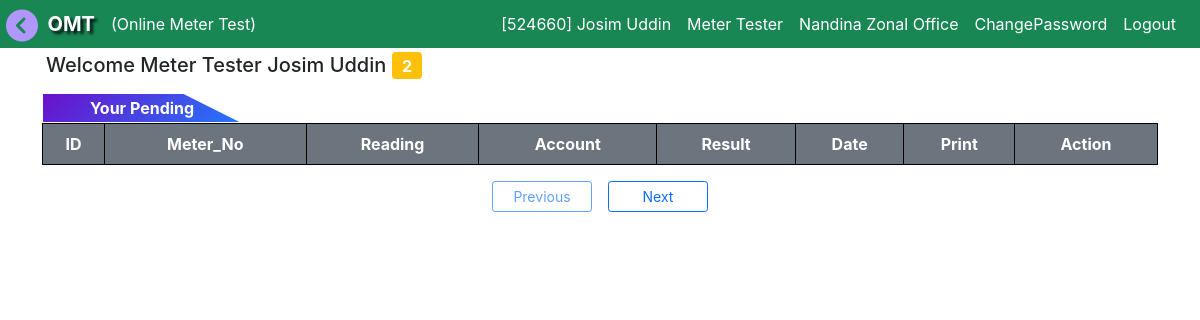
/mt_dashboard/ (signed in), run on the app's committed database.
### accounts/models.py (models this page shows, shortened)
class CustomUser(AbstractUser):
    ROLE_CHOICES = (
        ('admin', 'Admin'),
        ('MT', 'MT'),
        ('MTS', 'MTS'),
        ('IT', 'IT'),
        ('AGM', 'AGM'),
        ('DGM', 'DGM'),
        ('BS', 'BS'),
        ('BA', 'BA'),
        ('JE', 'JE'),
        ('LT', 'LT'),
        ('LM', 'LM'),
        ('user', 'User'),
    )
    username = models.CharField(max_length=100, unique=True)
    role = models.CharField(max_length=10, choices=ROLE_CHOICES, default='user')
    office = models.ForeignKey(Office, on_delete=models.CASCADE, null=True, blank=True)
    mobile = models.CharField(max_length=30, unique=True, blank=True, null=True)
    designation = models.ForeignKey(Designation, on_delete=models.SET_NULL, null=True, blank=True)
    training_id = models.CharField(max_length=30, unique=True, blank=True, null=True)
    date = models.DateField(auto_now_add=False, auto_now=False, default=today)
    sign_image = models.ImageField(upload_to='images/', null=True, blank=True)
    updated_by = models.CharField(max_length=100, blank=True, null=True)
    password_changed_at = models.DateTimeField(auto_now=True)  # Auto-updates on save
    def save(self, *args, **kwargs):
        if self.pk:
            original_user = CustomUser.objects.get(pk=self.pk)
            if original_user.password != self.password:
                self.password_changed_at = timezone.now()
        super().save(*args, **kwargs)

class Designation(models.Model):
    title = models.CharField(max_length=50, null=True, blank=True)
    details = models.CharField(max_length=50, null=True, blank=True)
    def __str__(self):
    	return self.title

class Office(models.Model):
	pbs = models.ForeignKey(Pbs, on_delete=models.CASCADE, blank=True, null=True)
	office_name =  models.CharField(max_length=255, null=True, blank=True)
	office_code = models.CharField(max_length=10, null=True, default="0")
	catagory = models.CharField(max_length=150, blank=True, null=True, choices= item_choice)
	updated_by = models.CharField(max_length=100, blank=True, null=True)

### accounts/decorators.py (the view)
        def _wrapped_view(request, *args, **kwargs):
            if request.user.role in allowed_roles:
                return view_func(request, *args, **kwargs)
            elif request.headers.get('x-requested-with') == 'XMLHttpRequest':
                print("ooooooooooooo")
                data = {"status":"failed", "message":"দুঃখিত, এই পরিবর্তনটি করতে আপনি অনুমতি প্রাপ্ত নন।"}
                return JsonResponse(data, safe=False)
            else:
            	raise PermissionDenied

### dashboard/views.py (called while the page is built, shortened)
@login_required
@role_required(['admin', 'MT', 'MTS']) 			#For user Group test
def mt_dashboard(request):
    if request.method == "GET":
        page = int(request.GET.get('page', 1))  # Get the requested page number or default to 1
        posts = Test_Data.objects.filter(
            office=request.user.office,
            checked_by__isnull=True
        ).order_by('-id')
        pending_qty = posts.count()
        content_per_page = 10
        paginator_obj = Paginator(posts, content_per_page)
        try:
            post_page = paginator_obj.page(page)
        except EmptyPage:
            post_page = paginator_obj.page(paginator_obj.num_pages)  # Return the last page if out of range
        context = {
            "posts": post_page,
            "pending_qty": pending_qty
        }
        return render(request, 'dashboard/mt_dashboard.html', context)

### dashboard/templates/dashboard/mt_dashboard.html (shortened to what this page needs)
{% extends 'base.html' %}
{% load static %}
{% block content %}
<div class="container">
  <div class="h5 p-1">Welcome {{request.user.designation}} {{request.user.get_full_name}} <span id="pending_qty" class="badge bg-warning mr-5 fs-6 ms-auto">{{pending_qty}}</span></div>
  <span class="trapezium">
        Your Pending
    </span>
    <div class="table-responsive w-100">
      <table class="table-custom w-100">
        <thead>
            <tr>
                <th scope="col" class="py-2">ID</th>
                <th scope="col" class="py-2">Meter_No</th>
                <th scope="col" class="py-2">Reading</th>
                <th scope="col" class="py-2">Account</th>
                <th scope="col" class="py-2">Result</th>
                <th scope="col" class="py-2">Date</th>
                <th scope="col" class="py-2">Print</th>
                <th scope="col" class="py-2">Action</th>
            </tr>
        </thead>
    </table>
  </div>
  <div id="pagination" class="mt-3  align-items-center">
      <button id="prev" class="btn btn-outline-primary btn-sm" disabled>Previous</button>
      <button id="next" class="btn btn-outline-primary btn-sm">Next</button>
  </div>
</div>
{% endblock %}

### templates/navbar.html (shortened to what this page needs)
<nav class="navbar navbar-expand-sm navbar-dark bg-success text-white justify-content-end p-1" id="navbar">
  <div class="container-fluid">
    &nbsp; &nbsp; &nbsp; &nbsp;<span class="navbar-brand"><b style="text-shadow: 3px 3px 3px rgba(0, 0, 10, 0.9);">OMT</b></span>
    <div class="collapse navbar-collapse" id="navbarSupportedContent">
      {% if user.is_authenticated %}
        {% if role == 'MT' or role == 'MTS' %}
      <ul class="navbar-nav me-auto">
        <li class="nav-item dropdown">
          <span class="nav-link dropdown-toggle" href="#" id="navbarDropdown" role="button" data-bs-toggle="dropdown" aria-expanded="false">
            Test Data
          </span>
          <ul class="dropdown-menu" aria-labelledby="navbarDropdown">
            <li><a class="dropdown-item" href="{% url 'test_input' %}">New Test</a></li>
            <li><a class="dropdown-item" href="{% url 'test_report_multi' %}">Test Report</a></li>
            <li><a class="dropdown-item" href="{% url 'test_report_multi_search' %}">Search</a></li>
          </ul>
        </li>
        <li class="nav-item dropdown">
          <span class="nav-link dropdown-toggle" href="#" id="navbarDropdown" role="button" data-bs-toggle="dropdown" aria-expanded="false">
            Register
          </span>
          <ul class="dropdown-menu" aria-labelledby="navbarDropdown">
            <li><a class="dropdown-item" href="{% url 'issue_item' %}">Meter Issue</a></li>
            <li><a class="dropdown-item" href="{% url 'issue_seal' %}">Seal Issue</a></li>
            <li><hr class="dropdown-divider"></li>
            <li><a class="dropdown-item" href="{% url 'meter_issue_list' %}">Meter Record Book Register</a></li>
            <li><a class="dropdown-item" href="{% url 'seal_issue_list' %}">Seal Issue Register</a></li>
          </ul>
        </li>
        <li class="nav-item dropdown">
          <span class="nav-link dropdown-toggle" href="#" id="navbarDropdown" role="button" data-bs-toggle="dropdown" aria-expanded="false">
            Balance
          </span>
          <ul class="dropdown-menu" aria-labelledby="navbarDropdown">
            <li><a class="dropdown-item" href="{% url 'balance' %}">Balance</a></li>
            <li><a class="dropdown-item" href="{% url 'receive_item' %}">Receive All</a></li>
            <li><a class="dropdown-item" href="{% url 'issue_item_to_bl' %}">Send Item</a></li>
          </ul>
        </li>
        <li class="nav-item dropdown">
          <span class="nav-link dropdown-toggle" href="#" id="navbarDropdown" role="button" data-bs-toggle="dropdown" aria-expanded="false">
            More
          </span>
          <ul class="dropdown-menu" aria-labelledby="navbarDropdown">
            <li><a class="dropdown-item" href="{% url 'signup' %}">Add Employee</a></li>
            <li><a class="dropdown-item" href="{% url 'register' %}">Despass</a></li>
          </ul>
        </li>
      </ul>
      {% else %}
        (Online Meter Test)
      {% endif %}
      <ul class="navbar-nav ms-auto">
        <li class="nav-item">
          <a class="nav-link text-white text-nowrap" href="{% url 'profile' %}">[{{request.user.username}}]  {{request.user.first_name}} {{request.user.last_name}}</a>
        </li>
        <li class="nav-item">
          <a class="nav-link text-white text-nowrap" href="{% url 'profile' %}">{{request.user.designation}}</a>
        </li>
        <li class="nav-item">
          <a class="nav-link text-white text-nowrap" href="{% url 'profile' %}">{{request.user.office.office_name}}</a>
        </li>
        <li class="nav-item">
          <a class="nav-link text-white" href="{% url 'password_change' %}">ChangePassword</a>
        </li>
        <li class="nav-item">
          <a class="nav-link text-white" href="{% url 'logout' %}">Logout</a>
        </li>
      </ul>
      {% else %}
      <ul class="navbar-nav ms-auto">
        <li class="nav-item">
          <a class="nav-link text-white" href="{% url 'login' %}">Login</a>
        </li>
      </ul>
      {% endif %}
    </div>
  </div>
</nav>

### dashboard/templates/dashboard/mt_dashboard.html (style rules this page uses)
.table-custom { border-collapse: collapse; border-radius: 10px; }
.table-custom th { background: #6c757d; color: white; font-weight: bold; text-align: center; }
.table-custom td, .table-custom th { padding: 0.3rem; text-align: center; vertical-align: middle; border: 1px solid black; }
#pagination { display: flex; justify-content: center; align-items: center; }
#prev, #next { width: 100px; }

### data on the page
CustomUser: user.username "524660", user.first_name "Josim", user.last_name "Uddin", user.designation "Meter Tester", user.office.office_name "Nandina Zonal Office", user.get_full_name "Josim Uddin"

### other printed values
{{ pending_qty }} "2"
